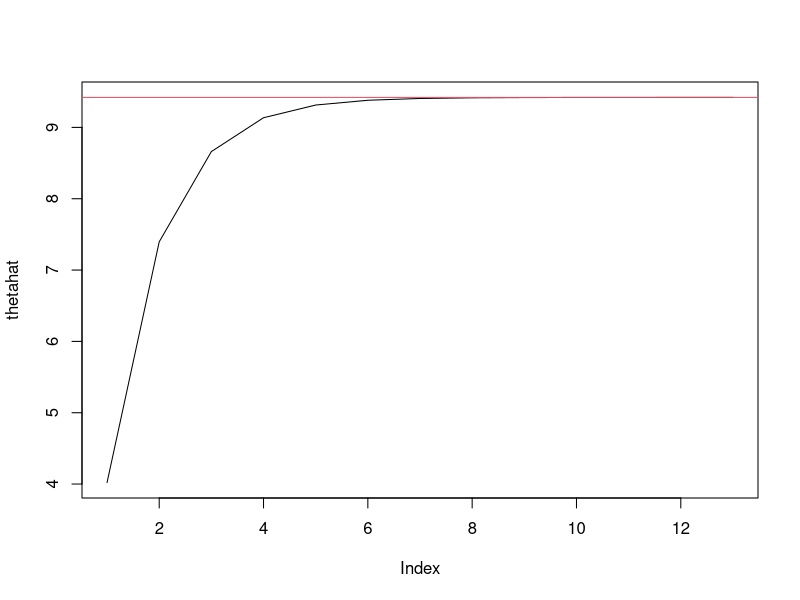
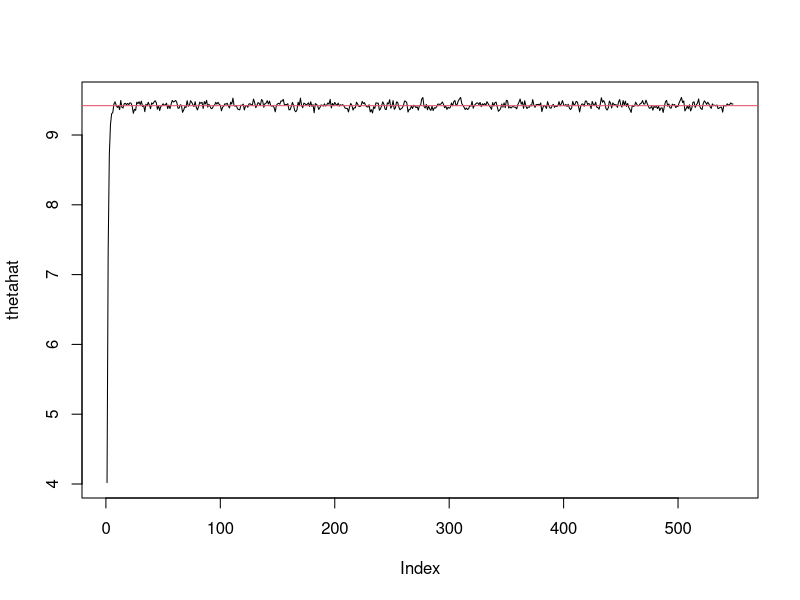

Recreate these plots in R, in order.
## ---- chunk 1
set.seed(5678)
theta = 5
rate = 1/theta

t = 5
N = 100
M = 50
y = rexp(n = N, rate = rate)
x = rexp(n = M, rate = rate)
x = sort(x)
E = as.integer(x > t)

N.ybar = sum(y)
Z = sum(E)
t = 5

theta.j = 0.1
theta.jp1 = 0.5
for(i in 1:10){
  theta.j = theta.jp1
  p = (exp(-t/theta.j)/(1-exp(-t/theta.j)))
  theta.jp1 = (N.ybar + Z*( t + theta.j) + (M-Z)*(theta.j - t*p) ) / (N+M)
  print(theta.jp1)
}



## compare against MLE from observed data
mean(y)

## note, results will vary if you remove seed

## ---- chunk 2

set.seed(4567)
N = 500
theta = 2
c = 0.5
y = sort(rexp(n = N, rate = theta))
bigC = sum(y> c)


y[y> c] = c



theta.tp1 = 0.1
for(i in 1:2000){
  theta.t = theta.tp1
  theta.tp1 = N / (sum(y) + (bigC/theta.t))
  #print(theta.tp1)
}

print(theta.tp1)

## ---- chunk 3

set.seed(4567)
N = 50
theta = 2
c = 0.5
y = sort(rexp(n = N, rate = theta))
bigC = sum(y> c)
print(sum(y> c))

print("MLE:")
print(1/mean(y))
indices = which(y>c) ## which indices show where the data is to be censored?



y_MC = y
y_MC[indices] = NA
theta.tp1 = 0.1
MCEMout = numeric(20)
for(i in 1:2000){
  theta.t = theta.tp1 ## update the conditional parameter
  temp = rexp(n = bigC, rate = theta.t )
  y_MC[indices] = temp
  #theta.tp1 = 1/mean(y_MC, na.rm = TRUE) ## doesn't work! 
  theta.tp1 = N / (sum(y_MC) + (bigC/theta.t))
  MCEMout[i] = theta.tp1 
  #print(theta.tp1)
}

print(mean(MCEMout))


## ---- chunk 4
## Traditional EM for censored exponential
## Generate Data
set.seed(456)
truetheta=10
t=9 ##censoring time
n=200
x=rexp(n,1/truetheta) #R uses rate

## Determine observed vs. missing data
y=replace(x = x, list = x>t, values = t) ## replace x > t, with t
y=sort(y)
r=sum(x<t) ## observed data
yc=y[1:r] ## observed data
ycbar=mean(yc) ## mean of the observed data
m = n-r


### EM
thetahat = ycbar ## MLE using observed data
cur = ycbar ## current estimate of theta for EM loop
diff=1 ## set difference variable for while-loop
while(diff>10^-4)
{   
    i = length(thetahat)
    new_estimate = (r*ycbar+ m*(t + thetahat[i]))/n
    thetahat=c(thetahat, new_estimate) ## grow the vector of estimates
    diff=abs(thetahat[length(thetahat)]-thetahat[length(thetahat)-1])
}


## ---- chunk 5
plot(thetahat, type="l")
thetaMLE=ycbar+(n-r)*t/r
abline(h=thetaMLE, col=2)


## ---- chunk 6

## Monte Carlo EM for censored exponential
set.seed(456)
thetahat = ycbar
cur = ycbar
M = 100
diff=1
while(diff > 10^-4){
  iter=length(thetahat)
  z = t + rexp(M*m,1/thetahat[iter])
  Z = matrix(nrow=m, ncol=M, data = z)
  YC = matrix(nrow=r, ncol=M, data = rep(yc,M))
  simcomplete = rbind(Z, YC)
  thetahat=c(thetahat,mean(apply(simcomplete,2,mean)))
  diff=abs(thetahat[iter+1]-thetahat[iter])
}



plot(thetahat, type="l")
thetaMLE=ycbar+(n-r)*t/r
abline(h=thetaMLE, col=2)

